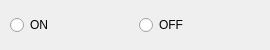
<?xml version="1.0" encoding="UTF-8"?>
<ui version="4.0">
 <class>Valve</class>
 <widget class="QWidget" name="Valve">
  <property name="geometry">
   <rect>
    <x>0</x>
    <y>0</y>
    <width>270</width>
    <height>50</height>
   </rect>
  </property>
  <property name="windowTitle">
   <string>Valve</string>
  </property>
  <widget class="QWidget" name="horizontalLayoutWidget_3">
   <property name="geometry">
    <rect>
     <x>10</x>
     <y>10</y>
     <width>251</width>
     <height>31</height>
    </rect>
   </property>
   <layout class="QHBoxLayout" name="horizontalLayout_3">
    <item>
     <widget class="QRadioButton" name="radioButton_4">
      <property name="text">
       <string>ON</string>
      </property>
     </widget>
    </item>
    <item>
     <widget class="QRadioButton" name="radioButton_3">
      <property name="text">
       <string>OFF</string>
      </property>
     </widget>
    </item>
   </layout>
  </widget>
 </widget>
 <resources/>
 <connections/>
</ui>
